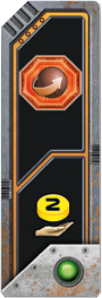
#> input picture gaia-frontend/asset-sources/gaiaproject/booster_terra.png, 102 x 298 px
$ python -i prepare_tile_upscale_inputs.py   (imports and definitions only)
#> lines starting #> are read from the running program, lines starting #| are printed output that depends on the picture; after the words box and inside, x2 and y2 are one past the last pixel; in counts of white or black regions, pixels touching at a corner belong together
#!/usr/bin/env python3
"""Prepare clean, consistently oriented booster and tech-tile upscale inputs.

The 1024x1024 source captures include neighboring board material and have
non-physical aspect ratios.  This script performs deterministic crop, rotate,
resize, and geometric alpha masking only.  It does not sharpen, recolor, or
invent artwork.
"""

from __future__ import annotations

import argparse
import re
from pathlib import Path

from PIL import Image, ImageDraw, ImageFilter


BOOSTER_SIZE = (360, 1052)
# Exact 4x multiples of the physical frontend slot coordinate systems.
# Standard tiles are shared by the research track and spaceship boards.
STANDARD_TECH_SIZE = (178 * 4, 134 * 4)
ADVANCED_TECH_SIZE = (167 * 4, 132 * 4)


# [24 lines left out: functions parse_args, numeric_id, not called in this run]


def polygon_mask(size: tuple[int, int], points: list[tuple[float, float]]) -> Image.Image:
    width, height = size
    mask = Image.new("L", size, 0)
    ImageDraw.Draw(mask).polygon(
        [(round(x * width), round(y * height)) for x, y in points],
        fill=255,
    )
    return mask


# [13 lines left out: function physical_slot_mask, not called in this run]


def apply_mask(image: Image.Image, mask: Image.Image) -> Image.Image:
    image = image.convert("RGBA")
    image.putalpha(mask)
    pixels = image.load()
    for y in range(image.height):
        for x in range(image.width):
            red, green, blue, alpha = pixels[x, y]
            if alpha == 0:
                pixels[x, y] = (0, 0, 0, 0)
    return image


def normalize_booster(source: Path) -> Image.Image:
    # The physical booster occupies the upper 760 rows of every capture.
    # Counter-clockwise rotation places the pass/special half above income,
    # matching the original physical booster orientation.
    image = Image.open(source).convert("RGB").crop((0, 0, 1024, 760))
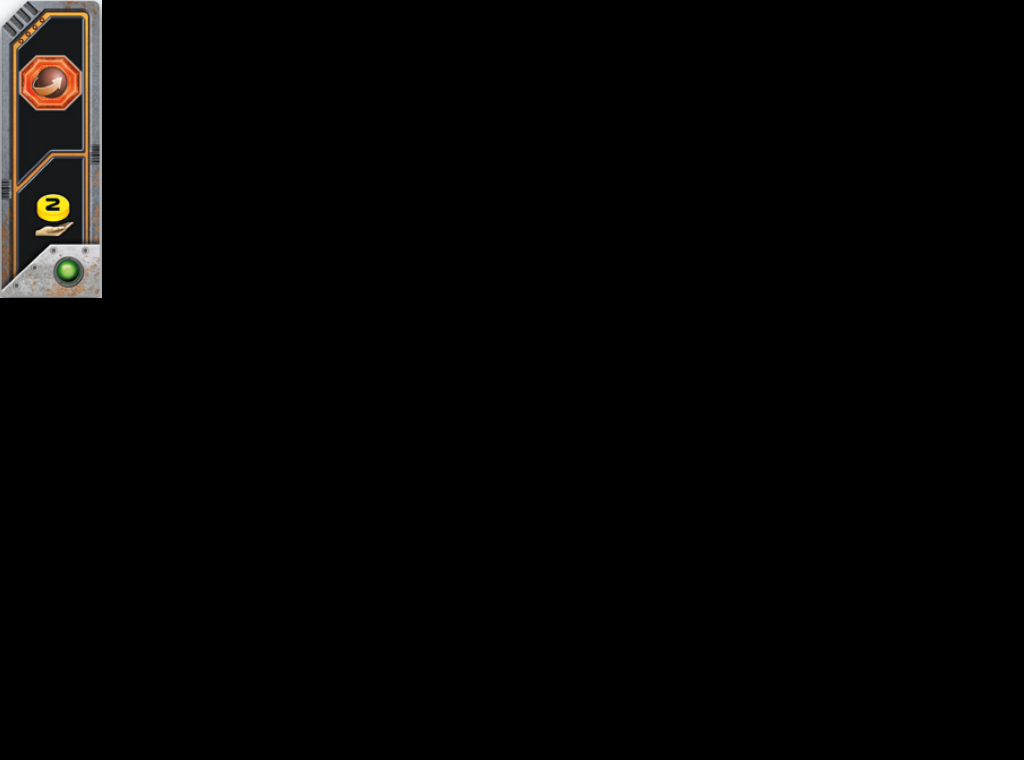
#> image: PIL image 1024x760 RGB; mean R, G, B 4.2, 3.7, 3.2
    image = image.transpose(Image.Transpose.ROTATE_90).resize(
        BOOSTER_SIZE, Image.Resampling.LANCZOS
    )
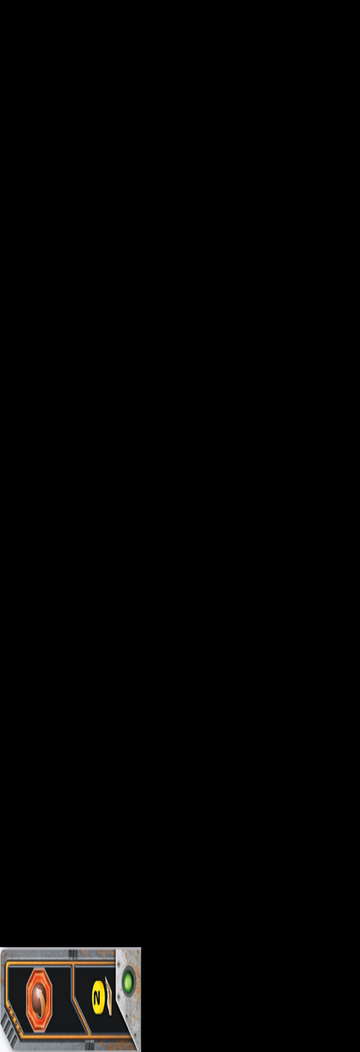
#> image: PIL image 360x1052 RGB; mean R, G, B 4.2, 3.7, 3.2
    # Shared physical booster silhouette: shallow opposing corner chamfers.
    mask = polygon_mask(
        BOOSTER_SIZE,
        [(0.09, 0), (1, 0), (1, 0.91), (0.91, 1), (0, 1), (0, 0.09)],
    )
#> in polygon_mask, `mask = Image.new("L", size, 0)`: mask: PIL image 360x1052 L; every value is 0
#> in polygon_mask, `ImageDraw.Draw(mask).polygon( [(round(x * width), round(y * height)) f..`:
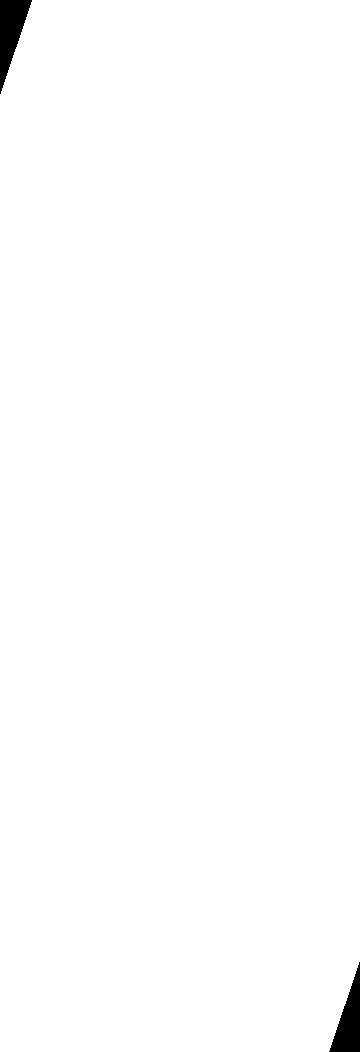
#> mask: PIL image 360x1052 L; 99.2% white; 2 black regions, box (x1, y1, x2, y2) and area: (0, 0, 32, 94) 1536, (329, 962, 360, 1052) 1411
    return apply_mask(image, mask)


# [61 lines left out: functions normalize_standard_tech, normalize_advanced_tech, save_group, main, not called in this run]


# [2 lines not run here, left out]

>>> result = normalize_booster('../asset-sources/gaiaproject/booster_terra.png')

$ run again, on gaia-frontend/asset-sources/gaiaproject/planet_swamp.png
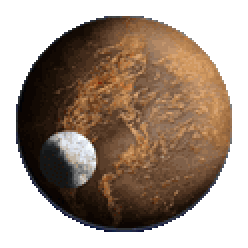
#> input picture gaia-frontend/asset-sources/gaiaproject/planet_swamp.png, 124 x 124 px (shown 2 times larger)
#> in normalize_booster, `image = image.transpose(Image.Transpose.ROTATE_90).resize( BOOSTER_SIZ..`:
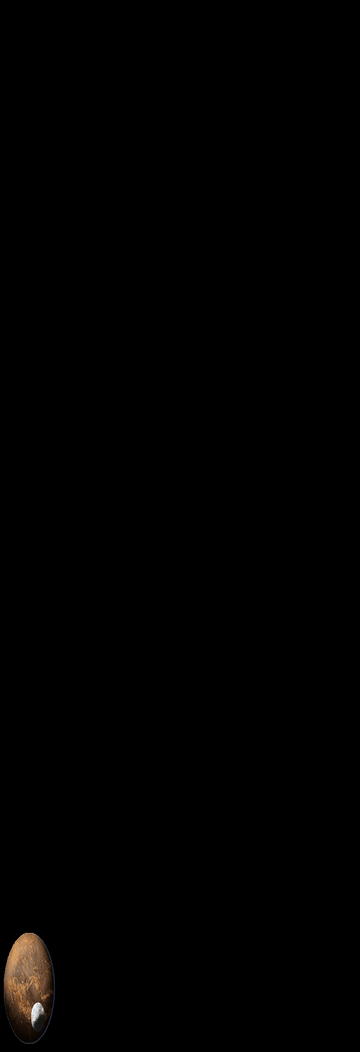
#> image: PIL image 360x1052 RGB; mean R, G, B 1.3, 0.9, 0.7
#> in apply_mask, `image = image.convert("RGBA")`:
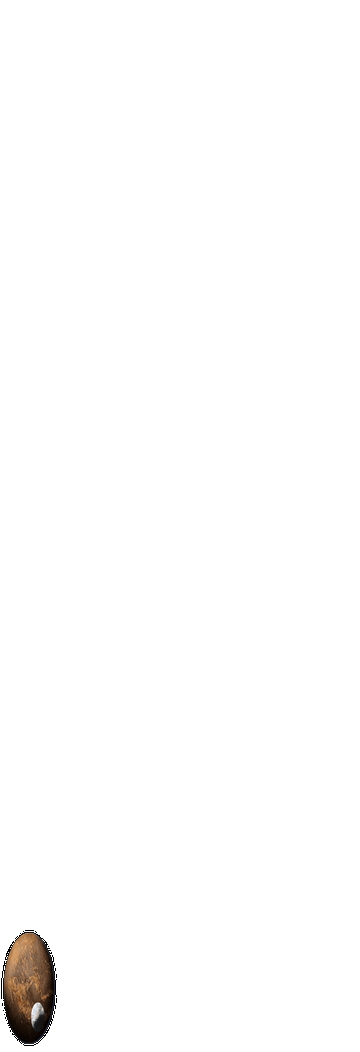
#> image: PIL image 360x1052 RGBA; mean R, G, B, A 1.3, 0.9, 0.7, 3.3; transparent parts drawn white
